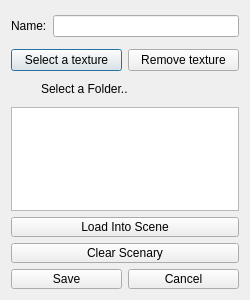
<?xml version="1.0" encoding="UTF-8"?>
<ui version="4.0">
 <class>QOmgMapDialog</class>
 <widget class="QDialog" name="QOmgMapDialog">
  <property name="geometry">
   <rect>
    <x>0</x>
    <y>0</y>
    <width>250</width>
    <height>300</height>
   </rect>
  </property>
  <property name="minimumSize">
   <size>
    <width>250</width>
    <height>300</height>
   </size>
  </property>
  <property name="maximumSize">
   <size>
    <width>250</width>
    <height>300</height>
   </size>
  </property>
  <property name="windowTitle">
   <string>Dialog</string>
  </property>
  <layout class="QVBoxLayout" name="verticalLayout">
   <item>
    <layout class="QHBoxLayout" name="horizontalLayout_7">
     <property name="topMargin">
      <number>4</number>
     </property>
     <item>
      <widget class="QLabel" name="label_2">
       <property name="text">
        <string>Name:</string>
       </property>
      </widget>
     </item>
     <item>
      <widget class="QLineEdit" name="_name"/>
     </item>
    </layout>
   </item>
   <item>
    <widget class="QColorButton" name="widget" native="true"/>
   </item>
   <item>
    <layout class="QHBoxLayout" name="horizontalLayout">
     <item>
      <widget class="QPushButton" name="basePlaneTexture">
       <property name="minimumSize">
        <size>
         <width>20</width>
         <height>0</height>
        </size>
       </property>
       <property name="maximumSize">
        <size>
         <width>16777215</width>
         <height>40</height>
        </size>
       </property>
       <property name="text">
        <string>Select a texture</string>
       </property>
       <property name="icon">
        <iconset resource="../../OmegaEditor.qrc">
         <normaloff>:/OmegaEditor/Resources/Icons/texture.png</normaloff>:/OmegaEditor/Resources/Icons/texture.png</iconset>
       </property>
       <property name="iconSize">
        <size>
         <width>20</width>
         <height>20</height>
        </size>
       </property>
      </widget>
     </item>
     <item>
      <widget class="QPushButton" name="_remove_pb">
       <property name="minimumSize">
        <size>
         <width>20</width>
         <height>0</height>
        </size>
       </property>
       <property name="maximumSize">
        <size>
         <width>16777215</width>
         <height>40</height>
        </size>
       </property>
       <property name="text">
        <string>Remove texture</string>
       </property>
       <property name="icon">
        <iconset resource="../../OmegaEditor.qrc">
         <normaloff>:/OmegaEditor/Resources/Icons/delete.png</normaloff>:/OmegaEditor/Resources/Icons/delete.png</iconset>
       </property>
      </widget>
     </item>
    </layout>
   </item>
   <item>
    <layout class="QHBoxLayout" name="horizontalLayout_9">
     <item>
      <widget class="QLabel" name="label">
       <property name="minimumSize">
        <size>
         <width>24</width>
         <height>24</height>
        </size>
       </property>
       <property name="maximumSize">
        <size>
         <width>24</width>
         <height>24</height>
        </size>
       </property>
       <property name="text">
        <string/>
       </property>
       <property name="pixmap">
        <pixmap resource="../../OmegaEditor.qrc">:/OmegaEditor/Resources/Icons/folder.png</pixmap>
       </property>
       <property name="scaledContents">
        <bool>true</bool>
       </property>
      </widget>
     </item>
     <item>
      <widget class="QLabel" name="label_3">
       <property name="text">
        <string>Select a Folder..</string>
       </property>
      </widget>
     </item>
    </layout>
   </item>
   <item>
    <widget class="QListWidget" name="folderList">
     <property name="minimumSize">
      <size>
       <width>0</width>
       <height>50</height>
      </size>
     </property>
     <property name="maximumSize">
      <size>
       <width>16777215</width>
       <height>16777215</height>
      </size>
     </property>
    </widget>
   </item>
   <item>
    <widget class="QPushButton" name="pbLoad">
     <property name="maximumSize">
      <size>
       <width>16777215</width>
       <height>20</height>
      </size>
     </property>
     <property name="text">
      <string>Load Into Scene</string>
     </property>
     <property name="icon">
      <iconset resource="../../OmegaEditor.qrc">
       <normaloff>:/OmegaEditor/Resources/Icons/load.png</normaloff>:/OmegaEditor/Resources/Icons/load.png</iconset>
     </property>
    </widget>
   </item>
   <item>
    <widget class="QPushButton" name="pbClear">
     <property name="minimumSize">
      <size>
       <width>82</width>
       <height>20</height>
      </size>
     </property>
     <property name="maximumSize">
      <size>
       <width>16777215</width>
       <height>20</height>
      </size>
     </property>
     <property name="styleSheet">
      <string notr="true"/>
     </property>
     <property name="text">
      <string>Clear Scenary</string>
     </property>
     <property name="icon">
      <iconset resource="../../OmegaEditor.qrc">
       <normaloff>:/OmegaEditor/Resources/Icons/clear.png</normaloff>:/OmegaEditor/Resources/Icons/clear.png</iconset>
     </property>
    </widget>
   </item>
   <item>
    <layout class="QHBoxLayout" name="horizontalLayout_10">
     <item>
      <layout class="QVBoxLayout" name="verticalLayout_3">
       <item>
        <widget class="QPushButton" name="pbCreate">
         <property name="minimumSize">
          <size>
           <width>82</width>
           <height>20</height>
          </size>
         </property>
         <property name="maximumSize">
          <size>
           <width>16777215</width>
           <height>20</height>
          </size>
         </property>
         <property name="styleSheet">
          <string notr="true"/>
         </property>
         <property name="text">
          <string>Save</string>
         </property>
         <property name="icon">
          <iconset resource="../../OmegaEditor.qrc">
           <normaloff>:/OmegaEditor/Resources/Icons/save.png</normaloff>:/OmegaEditor/Resources/Icons/save.png</iconset>
         </property>
        </widget>
       </item>
      </layout>
     </item>
     <item>
      <widget class="QPushButton" name="pbCancel">
       <property name="sizePolicy">
        <sizepolicy hsizetype="Minimum" vsizetype="Fixed">
         <horstretch>0</horstretch>
         <verstretch>0</verstretch>
        </sizepolicy>
       </property>
       <property name="minimumSize">
        <size>
         <width>0</width>
         <height>20</height>
        </size>
       </property>
       <property name="maximumSize">
        <size>
         <width>16777215</width>
         <height>20</height>
        </size>
       </property>
       <property name="text">
        <string>Cancel</string>
       </property>
       <property name="icon">
        <iconset resource="../../OmegaEditor.qrc">
         <normaloff>:/OmegaEditor/Resources/Icons/delete.png</normaloff>:/OmegaEditor/Resources/Icons/delete.png</iconset>
       </property>
      </widget>
     </item>
    </layout>
   </item>
  </layout>
 </widget>
 <customwidgets>
  <customwidget>
   <class>QColorButton</class>
   <extends>QWidget</extends>
   <header>QColorButton.h</header>
   <container>1</container>
  </customwidget>
 </customwidgets>
 <resources>
  <include location="../../OmegaEditor.qrc"/>
 </resources>
 <connections/>
</ui>
